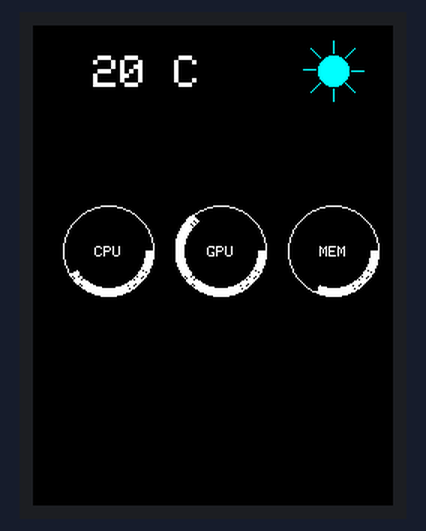
The sketch below on a simulated Arduino Uno, built with avr-gcc and run on an emulated ATmega328P. Shown: 240×320 colour display. Random numbers use the default seed unless the sketch sets one.

Above: at 0.6 s.
At 6.9 s:
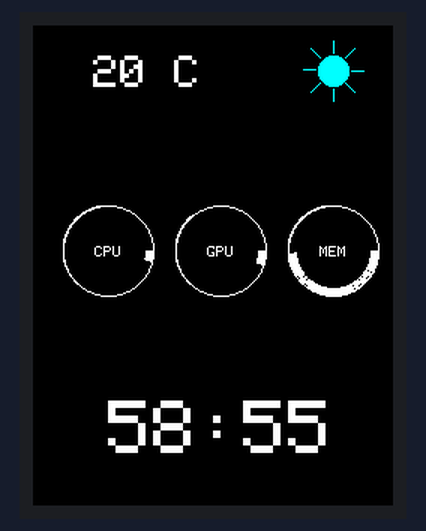
At 13.6 s:
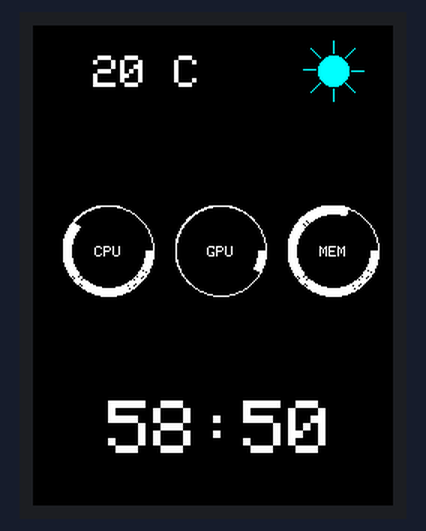
At 19.1 s:
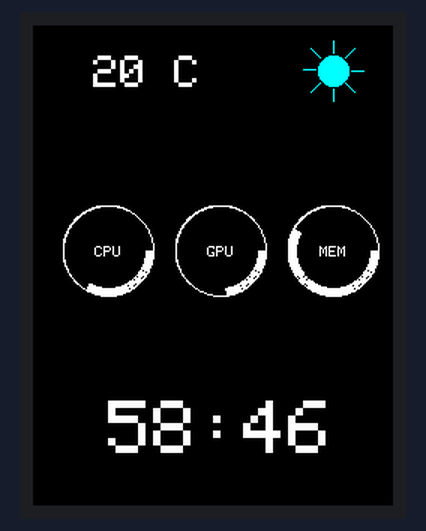
At 26.1 s:
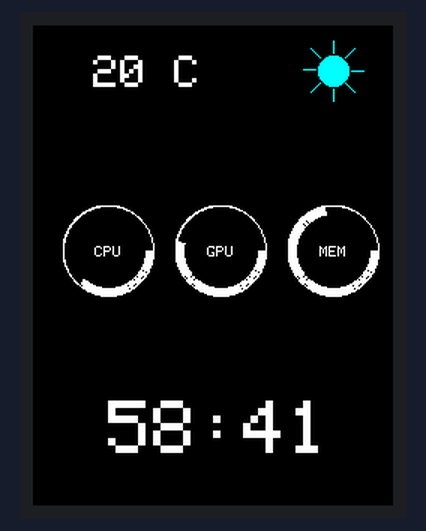
At 38.0 s:
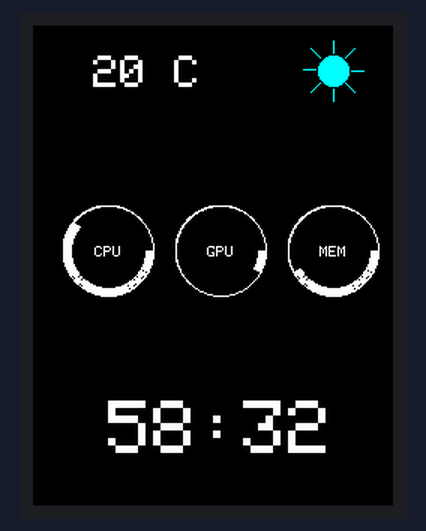

Measured:
- what the display in image 1 shows lasts 1.4 s, from 6.9 s to 8.3 s
- what the display in image 4 shows lasts 1.5 s, from 26.0 s to 27.5 s

The sketch:

ui.ino
```cpp
#include <Adafruit_GFX.h>
#include <Adafruit_ILI9341.h>
#include <SPI.h>
#include <TimeLib.h>

// ILI9341 Pins
#define TFT_CS    10
#define TFT_RST   8
#define TFT_DC    9

// Create the ILI9341 display object
Adafruit_ILI9341 display = Adafruit_ILI9341(TFT_CS, TFT_DC, TFT_RST);

// Colors for better layout visibility
#define BACKGROUND_COLOR ILI9341_BLACK
#define TEXT_COLOR ILI9341_WHITE
#define ICON_COLOR ILI9341_CYAN

enum Weather{
  SUN,
  RAIN,
  STORM,
  CLOUD,
};

void setup() {
  display.begin();
  display.fillScreen(BACKGROUND_COLOR);
  drawStaticUI();
}

void loop() {
  // put your main code here, to run repeatedly:

  drawDynamicUI();
  delay(1000);
}

void drawStaticUI(){
  display.setRotation(0);
  printText("20 C", 40, 20);
  weather_icon(SUN, 200,30);
  //process("CPU", 50,150,10);
  //process("GPU", 125,150,70);
  //process("MEM", 200,150,90);
}

void drawDynamicUI(){
  int cpuPercentage = random(0, 101);  // Random value between 0 and 100
  int gpuPercentage = random(0, 101);
  int memPercentage = random(0, 101);
  timer("59:00", 50,250,5);
  process("CPU", 50,150,cpuPercentage);
  process("GPU", 125,150,gpuPercentage);
  process("MEM", 200,150,memPercentage);
}

void printText(String txt, int x, int y){
  display.setTextColor(TEXT_COLOR);
  display.setTextSize(3);
  display.setCursor(x,y);
  display.print(txt);
}

void weather_icon(Weather wttr, int x, int y){
  switch(wttr){
    case SUN:
      drawSun(x,y,10,10,ICON_COLOR);
    break;

    case RAIN:
      drawRain(x,y,10,ICON_COLOR,ICON_COLOR);
    break;

    case STORM:
      drawStorm(x,y,10,ICON_COLOR,ICON_COLOR);
    break;

    case CLOUD:
      drawCloud(x, y, 20, ICON_COLOR);         // Draw cloud at position (100, 50)
    break;
  }
}

void drawSun(int x, int y, int radius, int rayLength, uint16_t color) {
  // Draw the central sun circle
  display.fillCircle(x, y, radius, color);

  // Draw the rays around the sun
  for (int angle = 0; angle < 360; angle += 45) {
    int xStart = x + cos(radians(angle)) * (radius + 2);  // Start of the ray
    int yStart = y + sin(radians(angle)) * (radius + 2);
    int xEnd = x + cos(radians(angle)) * (radius + rayLength);  // End of the ray
    int yEnd = y + sin(radians(angle)) * (radius + rayLength);
    display.drawLine(xStart, yStart, xEnd, yEnd, color);
  }
}

void drawCloud(int x, int y, int size, uint16_t color) {
  // Draw overlapping circles to form the cloud shape
  display.fillCircle(x, y, size, color);           // Central circle
  display.fillCircle(x - size / 2, y, size - 5, color); // Left circle
  display.fillCircle(x + size / 2, y, size - 5, color); // Right circle
  display.fillRect(x - size, y, size * 2, size / 2, color); // Bottom rectangle for the base
}

void drawRain(int x, int y, int size, uint16_t cloudColor, uint16_t rainColor) {
  // Draw the cloud
  drawCloud(x, y, size, cloudColor);

  // Draw raindrops as vertical lines
  int dropSpacing = 10; // Spacing between raindrops
  for (int i = -1; i <= 1; i++) {
    display.drawLine(x + i * dropSpacing, y + size, x + i * dropSpacing, y + size + 10, rainColor);
  }
}

void drawStorm(int x, int y, int size, uint16_t cloudColor, uint16_t lightningColor) {
  // Draw the cloud
  drawCloud(x, y, size, cloudColor);

  // Draw a lightning bolt
  int boltX1 = x - 5;
  int boltX2 = x;
  int boltX3 = x + 5;
  int boltY1 = y + size + 5;
  int boltY2 = boltY1 + 10;
  int boltY3 = boltY2 + 10;

  display.drawLine(boltX1, boltY1, boltX2, boltY2, lightningColor); // Top diagonal line
  display.drawLine(boltX2, boltY2, boltX3, boltY3, lightningColor); // Bottom diagonal line
}

void process(String name, int x, int y, double percentage) {
  // Define the radius and thickness of the circular progress bar
  int radius = 30;
  int thickness = 6; // Thickness of the circular bar
  uint16_t outlineColor = TEXT_COLOR;    // Outline color
  uint16_t fillColor = ILI9341_WHITE;    // Fill color for percentage bar
  uint16_t backgroundColor = BACKGROUND_COLOR; // Background color

  // Clear the previous progress by filling the circular area
  display.fillCircle(x, y, radius, backgroundColor);

  // Draw the outer circle (outline)
  display.drawCircle(x, y, radius, outlineColor);

  // Draw the filled circular percentage bar
  for (int angle = 0; angle <= (percentage / 100.0) * 360; angle++) {
    float radians = angle * DEG_TO_RAD;
    int x1 = x + cos(radians) * radius;
    int y1 = y + sin(radians) * radius;
    int x2 = x + cos(radians) * (radius - thickness);
    int y2 = y + sin(radians) * (radius - thickness);
    display.drawLine(x1, y1, x2, y2, fillColor);
  }

  // Draw the inner circle (background to create the hollow effect)
  display.fillCircle(x, y, radius - thickness, backgroundColor);

  // Print the label inside the circle
  display.setTextColor(TEXT_COLOR);
  display.setTextSize(1);
  int textWidth = name.length() * 6; // Approximate width for each character
  display.setCursor(x - textWidth / 2, y - 3); // Center the text
  display.print(name);
}

void timer(String time, int x, int y, int size) {
  static unsigned long previousMillis = 0; // Store the last update time
  static int minutes = 0;
  static int seconds = 0;

  // Parse the time string only on the first call
  if (minutes == 0 && seconds == 0) {
    int colonIndex = time.indexOf(':');
    minutes = time.substring(0, colonIndex).toInt();
    seconds = time.substring(colonIndex + 1).toInt();
  }

  unsigned long currentMillis = millis();

  // Check if 1 second has passed
  if (currentMillis - previousMillis >= 1000) {
    previousMillis = currentMillis;

    // Decrement the timer
    if (seconds == 0) {
      if (minutes > 0) {
        seconds = 59;
        minutes--;
      }
    } else {
      seconds--;
    }

    // Clear the previous time display
    display.fillRect(x, y, size * 6 * 5, size * 10, BACKGROUND_COLOR);

    // Display the updated time
    display.setTextColor(TEXT_COLOR);
    display.setTextSize(size);
    display.setCursor(x, y);
    if (minutes < 10) display.print('0');
    display.print(minutes);
    display.print(':');
    if (seconds < 10) display.print('0');
    display.print(seconds);
  }
}
```
